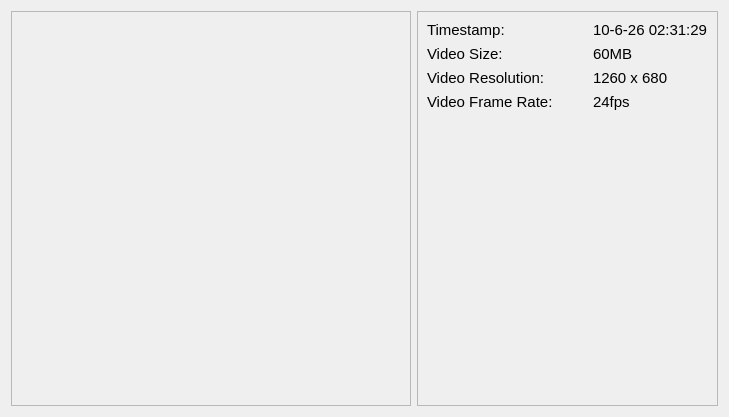
                          <widget class="QWidget" name="descriptionvideo_tab">
                           <property name="focusPolicy">
                            <enum>Qt::ClickFocus</enum>
                           </property>
                           <attribute name="title">
                            <string>Video</string>
                           </attribute>
                           <layout class="QGridLayout" name="gridLayout_26">
                            <item row="0" column="0">
                             <widget class="QFrame" name="descriptionvideo_frame">
                              <property name="minimumSize">
                               <size>
                                <width>400</width>
                                <height>395</height>
                               </size>
                              </property>
                              <property name="maximumSize">
                               <size>
                                <width>500</width>
                                <height>16777215</height>
                               </size>
                              </property>
                              <property name="frameShape">
                               <enum>QFrame::StyledPanel</enum>
                              </property>
                              <property name="frameShadow">
                               <enum>QFrame::Raised</enum>
                              </property>
                              <layout class="QGridLayout" name="gridLayout_28">
                               <item row="0" column="0">
                                <widget class="QLabel" name="label_88">
                                 <property name="sizePolicy">
                                  <sizepolicy hsizetype="Maximum" vsizetype="Expanding">
                                   <horstretch>3</horstretch>
                                   <verstretch>4</verstretch>
                                  </sizepolicy>
                                 </property>
                                 <property name="text">
                                  <string>&lt;html&gt;&lt;head/&gt;&lt;body&gt;&lt;p&gt;&lt;img src=&quot;:/pics_for_detailedview/video_detailedview.png&quot;/&gt;&lt;/p&gt;&lt;/body&gt;&lt;/html&gt;</string>
                                 </property>
                                </widget>
                               </item>
                              </layout>
                             </widget>
                            </item>
                            <item row="0" column="1">
                             <widget class="QFrame" name="descriptionvideo_info">
                              <property name="frameShape">
                               <enum>QFrame::StyledPanel</enum>
                              </property>
                              <property name="frameShadow">
                               <enum>QFrame::Raised</enum>
                              </property>
                              <layout class="QFormLayout" name="formLayout_2">
                               <property name="horizontalSpacing">
                                <number>40</number>
                               </property>
                               <item row="0" column="0">
                                <widget class="QLabel" name="descriptionvideo_timestamp_label">
                                 <property name="font">
                                  <font>
                                   <pointsize>11</pointsize>
                                  </font>
                                 </property>
                                 <property name="text">
                                  <string>Timestamp:</string>
                                 </property>
                                 <property name="alignment">
                                  <set>Qt::AlignLeading|Qt::AlignLeft|Qt::AlignVCenter</set>
                                 </property>
                                </widget>
                               </item>
                               <item row="0" column="1">
                                <widget class="QLabel" name="label_41">
                                 <property name="font">
                                  <font>
                                   <pointsize>11</pointsize>
                                  </font>
                                 </property>
                                 <property name="text">
                                  <string>10-6-26 02:31:29</string>
                                 </property>
                                 <property name="alignment">
                                  <set>Qt::AlignLeading|Qt::AlignLeft|Qt::AlignVCenter</set>
                                 </property>
                                </widget>
                               </item>
                               <item row="1" column="0">
                                <widget class="QLabel" name="descriptionvideo_timestamp_label_2">
                                 <property name="font">
                                  <font>
                                   <pointsize>11</pointsize>
                                  </font>
                                 </property>
                                 <property name="text">
                                  <string>Video Size:</string>
                                 </property>
                                 <property name="alignment">
                                  <set>Qt::AlignLeading|Qt::AlignLeft|Qt::AlignVCenter</set>
                                 </property>
                                </widget>
                               </item>
                               <item row="1" column="1">
                                <widget class="QLabel" name="label_42">
                                 <property name="font">
                                  <font>
                                   <pointsize>11</pointsize>
                                  </font>
                                 </property>
                                 <property name="text">
                                  <string>60MB</string>
                                 </property>
                                 <property name="alignment">
                                  <set>Qt::AlignLeading|Qt::AlignLeft|Qt::AlignVCenter</set>
                                 </property>
                                </widget>
                               </item>
                               <item row="2" column="0">
                                <widget class="QLabel" name="descriptionvideo_timestamp_label_3">
                                 <property name="font">
                                  <font>
                                   <pointsize>11</pointsize>
                                  </font>
                                 </property>
                                 <property name="text">
                                  <string>Video Resolution:</string>
                                 </property>
                                 <property name="alignment">
                                  <set>Qt::AlignLeading|Qt::AlignLeft|Qt::AlignVCenter</set>
                                 </property>
                                </widget>
                               </item>
                               <item row="2" column="1">
                                <widget class="QLabel" name="label_43">
                                 <property name="font">
                                  <font>
                                   <pointsize>11</pointsize>
                                  </font>
                                 </property>
                                 <property name="text">
                                  <string>1260 x 680</string>
                                 </property>
                                 <property name="alignment">
                                  <set>Qt::AlignLeading|Qt::AlignLeft|Qt::AlignVCenter</set>
                                 </property>
                                </widget>
                               </item>
                               <item row="3" column="0">
                                <widget class="QLabel" name="descriptionvideo_timestamp_label_4">
                                 <property name="font">
                                  <font>
                                   <pointsize>11</pointsize>
                                  </font>
                                 </property>
                                 <property name="text">
                                  <string>Video Frame Rate:</string>
                                 </property>
                                 <property name="alignment">
                                  <set>Qt::AlignLeading|Qt::AlignLeft|Qt::AlignVCenter</set>
                                 </property>
                                </widget>
                               </item>
                               <item row="3" column="1">
                                <widget class="QLabel" name="label_44">
                                 <property name="font">
                                  <font>
                                   <pointsize>11</pointsize>
                                  </font>
                                 </property>
                                 <property name="text">
                                  <string>24fps</string>
                                 </property>
                                 <property name="alignment">
                                  <set>Qt::AlignLeading|Qt::AlignLeft|Qt::AlignVCenter</set>
                                 </property>
                                </widget>
                               </item>
                              </layout>
                             </widget>
                            </item>
                           </layout>
                          </widget>
